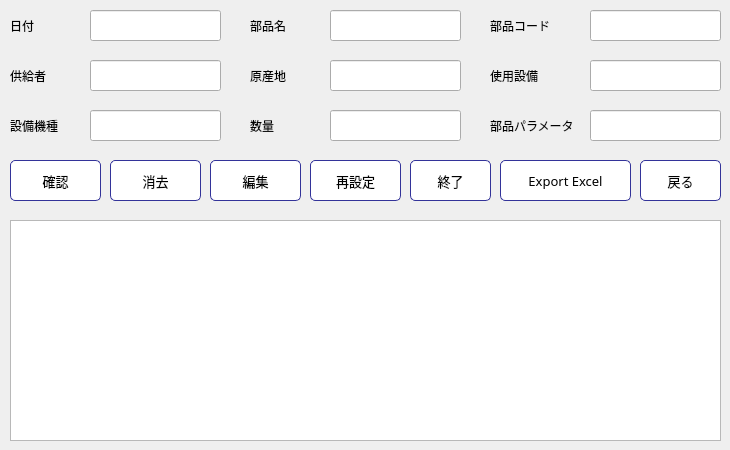
     <widget class="QWidget" name="tab">
      <attribute name="title">
       <string>部品輸入</string>
      </attribute>
      <widget class="QLabel" name="label_3">
       <property name="geometry">
        <rect>
         <x>10</x>
         <y>10</y>
         <width>71</width>
         <height>31</height>
        </rect>
       </property>
       <property name="font">
        <font>
         <family>Yu Mincho</family>
        </font>
       </property>
       <property name="text">
        <string>日付</string>
       </property>
      </widget>
      <widget class="QLabel" name="label_5">
       <property name="geometry">
        <rect>
         <x>250</x>
         <y>10</y>
         <width>71</width>
         <height>31</height>
        </rect>
       </property>
       <property name="font">
        <font>
         <family>Yu Mincho</family>
        </font>
       </property>
       <property name="text">
        <string>部品名</string>
       </property>
      </widget>
      <widget class="QLabel" name="label_6">
       <property name="geometry">
        <rect>
         <x>490</x>
         <y>10</y>
         <width>91</width>
         <height>31</height>
        </rect>
       </property>
       <property name="font">
        <font>
         <family>Yu Mincho</family>
        </font>
       </property>
       <property name="text">
        <string>部品コード</string>
       </property>
      </widget>
      <widget class="QLabel" name="label_7">
       <property name="geometry">
        <rect>
         <x>10</x>
         <y>60</y>
         <width>71</width>
         <height>31</height>
        </rect>
       </property>
       <property name="font">
        <font>
         <family>Yu Mincho</family>
        </font>
       </property>
       <property name="text">
        <string>供給者</string>
       </property>
      </widget>
      <widget class="QLabel" name="label_8">
       <property name="geometry">
        <rect>
         <x>250</x>
         <y>60</y>
         <width>71</width>
         <height>31</height>
        </rect>
       </property>
       <property name="font">
        <font>
         <family>Yu Mincho</family>
        </font>
       </property>
       <property name="text">
        <string>原産地</string>
       </property>
      </widget>
      <widget class="QLabel" name="label_9">
       <property name="geometry">
        <rect>
         <x>490</x>
         <y>60</y>
         <width>91</width>
         <height>31</height>
        </rect>
       </property>
       <property name="font">
        <font>
         <family>Yu Mincho</family>
        </font>
       </property>
       <property name="text">
        <string>使用設備</string>
       </property>
      </widget>
      <widget class="QLabel" name="label_10">
       <property name="geometry">
        <rect>
         <x>10</x>
         <y>110</y>
         <width>71</width>
         <height>31</height>
        </rect>
       </property>
       <property name="font">
        <font>
         <family>Yu Mincho</family>
        </font>
       </property>
       <property name="text">
        <string>設備機種</string>
       </property>
      </widget>
      <widget class="QLabel" name="label_11">
       <property name="geometry">
        <rect>
         <x>250</x>
         <y>110</y>
         <width>71</width>
         <height>31</height>
        </rect>
       </property>
       <property name="font">
        <font>
         <family>Yu Mincho</family>
        </font>
       </property>
       <property name="text">
        <string>数量</string>
       </property>
      </widget>
      <widget class="QLabel" name="label_12">
       <property name="geometry">
        <rect>
         <x>490</x>
         <y>110</y>
         <width>91</width>
         <height>31</height>
        </rect>
       </property>
       <property name="font">
        <font>
         <family>Yu Mincho</family>
        </font>
       </property>
       <property name="text">
        <string>部品パラメータ</string>
       </property>
      </widget>
      <widget class="QPushButton" name="ImportButton">
       <property name="geometry">
        <rect>
         <x>10</x>
         <y>160</y>
         <width>91</width>
         <height>41</height>
        </rect>
       </property>
       <property name="font">
        <font>
         <family>Yu Mincho</family>
         <pointsize>10</pointsize>
        </font>
       </property>
       <property name="cursor">
        <cursorShape>PointingHandCursor</cursorShape>
       </property>
       <property name="styleSheet">
        <string notr="true">QPushButton#ImportButton {
color: rgb(0, 0, 0);
background-color: rgb(255, 255, 255);
border-color: #339;
border-style: solid;
border-width: 1px;
border-radius: 5px;
}
QPushButton#ImportButton:pressed {
background-color: qlineargradient(spread:pad, x1:0, y1:0, x2:1, y2:1, stop:0 rgba(56, 108, 168, 255), stop:1 rgba(115, 234, 255, 255));
}
</string>
       </property>
       <property name="text">
        <string>確認</string>
       </property>
       <property name="icon">
        <iconset>
         <activeon>:/img/insert.png</activeon>
        </iconset>
       </property>
       <property name="iconSize">
        <size>
         <width>32</width>
         <height>32</height>
        </size>
       </property>
      </widget>
      <widget class="QPushButton" name="ExitImportButton">
       <property name="geometry">
        <rect>
         <x>410</x>
         <y>160</y>
         <width>81</width>
         <height>41</height>
        </rect>
       </property>
       <property name="font">
        <font>
         <family>Yu Mincho</family>
         <pointsize>10</pointsize>
        </font>
       </property>
       <property name="cursor">
        <cursorShape>PointingHandCursor</cursorShape>
       </property>
       <property name="styleSheet">
        <string notr="true">QPushButton#ExitImportButton {
color: rgb(0, 0, 0);
background-color: rgb(255, 255, 255);
border-color: #339;
border-style: solid;
border-width: 1px;
border-radius: 5px;
}
QPushButton#ExitImportButton:pressed {
background-color: qlineargradient(spread:pad, x1:0, y1:0, x2:1, y2:1, stop:0 rgba(56, 108, 168, 255), stop:1 rgba(115, 234, 255, 255));
}
</string>
       </property>
       <property name="text">
        <string>終了</string>
       </property>
       <property name="icon">
        <iconset>
         <activeon>:/img/exit.png</activeon>
        </iconset>
       </property>
       <property name="iconSize">
        <size>
         <width>32</width>
         <height>32</height>
        </size>
       </property>
      </widget>
      <widget class="QPushButton" name="ResetImportButton">
       <property name="geometry">
        <rect>
         <x>310</x>
         <y>160</y>
         <width>91</width>
         <height>41</height>
        </rect>
       </property>
       <property name="font">
        <font>
         <family>Yu Mincho</family>
         <pointsize>10</pointsize>
        </font>
       </property>
       <property name="cursor">
        <cursorShape>PointingHandCursor</cursorShape>
       </property>
       <property name="styleSheet">
        <string notr="true">QPushButton#ResetImportButton {
color: rgb(0, 0, 0);
background-color: rgb(255, 255, 255);
border-color: #339;
border-style: solid;
border-width: 1px;
border-radius: 5px;
}
QPushButton#ResetImportButton:pressed {
background-color: qlineargradient(spread:pad, x1:0, y1:0, x2:1, y2:1, stop:0 rgba(56, 108, 168, 255), stop:1 rgba(115, 234, 255, 255));
}
</string>
       </property>
       <property name="text">
        <string>再設定</string>
       </property>
       <property name="icon">
        <iconset>
         <activeon>:/img/reset.png</activeon>
        </iconset>
       </property>
       <property name="iconSize">
        <size>
         <width>32</width>
         <height>32</height>
        </size>
       </property>
      </widget>
      <widget class="QPushButton" name="ReturnImportButton">
       <property name="geometry">
        <rect>
         <x>640</x>
         <y>160</y>
         <width>81</width>
         <height>41</height>
        </rect>
       </property>
       <property name="font">
        <font>
         <family>Yu Mincho</family>
         <pointsize>10</pointsize>
        </font>
       </property>
       <property name="cursor">
        <cursorShape>PointingHandCursor</cursorShape>
       </property>
       <property name="styleSheet">
        <string notr="true">QPushButton#ReturnImportButton {
color: rgb(0, 0, 0);
background-color: rgb(255, 255, 255);
border-color: #339;
border-style: solid;
border-width: 1px;
border-radius: 5px;
}
QPushButton#ReturnImportButton:pressed {
background-color: qlineargradient(spread:pad, x1:0, y1:0, x2:1, y2:1, stop:0 rgba(56, 108, 168, 255), stop:1 rgba(115, 234, 255, 255));
}
</string>
       </property>
       <property name="text">
        <string>戻る</string>
       </property>
       <property name="icon">
        <iconset>
         <activeon>:/img/return.png</activeon>
        </iconset>
       </property>
       <property name="iconSize">
        <size>
         <width>32</width>
         <height>32</height>
        </size>
       </property>
      </widget>
      <widget class="QLineEdit" name="DateImportText">
       <property name="geometry">
        <rect>
         <x>90</x>
         <y>10</y>
         <width>131</width>
         <height>31</height>
        </rect>
       </property>
       <property name="font">
        <font>
         <family>Yu Mincho</family>
        </font>
       </property>
       <property name="placeholderText">
        <string/>
       </property>
      </widget>
      <widget class="QLineEdit" name="SupplierNameText">
       <property name="geometry">
        <rect>
         <x>90</x>
         <y>60</y>
         <width>131</width>
         <height>31</height>
        </rect>
       </property>
       <property name="font">
        <font>
         <family>Yu Mincho</family>
        </font>
       </property>
      </widget>
      <widget class="QLineEdit" name="FromText">
       <property name="geometry">
        <rect>
         <x>330</x>
         <y>60</y>
         <width>131</width>
         <height>31</height>
        </rect>
       </property>
       <property name="font">
        <font>
         <family>Yu Mincho</family>
        </font>
       </property>
      </widget>
      <widget class="QLineEdit" name="UseForEqImportText">
       <property name="geometry">
        <rect>
         <x>590</x>
         <y>60</y>
         <width>131</width>
         <height>31</height>
        </rect>
       </property>
       <property name="font">
        <font>
         <family>Yu Mincho</family>
        </font>
       </property>
      </widget>
      <widget class="QLineEdit" name="ModelEqImportText">
       <property name="geometry">
        <rect>
         <x>90</x>
         <y>110</y>
         <width>131</width>
         <height>31</height>
        </rect>
       </property>
       <property name="font">
        <font>
         <family>Yu Mincho</family>
        </font>
       </property>
      </widget>
      <widget class="QLineEdit" name="QualImportText">
       <property name="geometry">
        <rect>
         <x>330</x>
         <y>110</y>
         <width>131</width>
         <height>31</height>
        </rect>
       </property>
       <property name="font">
        <font>
         <family>Yu Mincho</family>
        </font>
       </property>
      </widget>
      <widget class="QLineEdit" name="PartDesText">
       <property name="geometry">
        <rect>
         <x>590</x>
         <y>110</y>
         <width>131</width>
         <height>31</height>
        </rect>
       </property>
       <property name="font">
        <font>
         <family>Yu Mincho</family>
        </font>
       </property>
      </widget>
      <widget class="QTableView" name="tableViewImport">
       <property name="geometry">
        <rect>
         <x>10</x>
         <y>220</y>
         <width>711</width>
         <height>221</height>
        </rect>
       </property>
       <property name="selectionBehavior">
        <enum>QAbstractItemView::SelectRows</enum>
       </property>
      </widget>
      <widget class="QLineEdit" name="PartCodeImportText">
       <property name="geometry">
        <rect>
         <x>590</x>
         <y>10</y>
         <width>131</width>
         <height>31</height>
        </rect>
       </property>
       <property name="font">
        <font>
         <family>Yu Mincho</family>
        </font>
       </property>
      </widget>
      <widget class="QLineEdit" name="PartNameImportText">
       <property name="geometry">
        <rect>
         <x>330</x>
         <y>10</y>
         <width>131</width>
         <height>31</height>
        </rect>
       </property>
       <property name="font">
        <font>
         <family>Yu Mincho</family>
        </font>
       </property>
      </widget>
      <widget class="QPushButton" name="DeleteImport">
       <property name="geometry">
        <rect>
         <x>110</x>
         <y>160</y>
         <width>91</width>
         <height>41</height>
        </rect>
       </property>
       <property name="font">
        <font>
         <family>Yu Mincho</family>
         <pointsize>10</pointsize>
        </font>
       </property>
       <property name="cursor">
        <cursorShape>PointingHandCursor</cursorShape>
       </property>
       <property name="styleSheet">
        <string notr="true">QPushButton#DeleteImport {
color: rgb(0, 0, 0);
background-color: rgb(255, 255, 255);
border-color: #339;
border-style: solid;
border-width: 1px;
border-radius: 5px;
}
QPushButton#DeleteImport:pressed {
background-color: qlineargradient(spread:pad, x1:0, y1:0, x2:1, y2:1, stop:0 rgba(56, 108, 168, 255), stop:1 rgba(115, 234, 255, 255));
}
</string>
       </property>
       <property name="text">
        <string>消去</string>
       </property>
       <property name="icon">
        <iconset>
         <activeon>:/img/delete.png</activeon>
        </iconset>
       </property>
       <property name="iconSize">
        <size>
         <width>32</width>
         <height>32</height>
        </size>
       </property>
      </widget>
      <widget class="QPushButton" name="EditImport">
       <property name="geometry">
        <rect>
         <x>210</x>
         <y>160</y>
         <width>91</width>
         <height>41</height>
        </rect>
       </property>
       <property name="font">
        <font>
         <family>Yu Mincho</family>
         <pointsize>10</pointsize>
        </font>
       </property>
       <property name="cursor">
        <cursorShape>PointingHandCursor</cursorShape>
       </property>
       <property name="styleSheet">
        <string notr="true">QPushButton#EditImport {
color: rgb(0, 0, 0);
background-color: rgb(255, 255, 255);
border-color: #339;
border-style: solid;
border-width: 1px;
border-radius: 5px;
}
QPushButton#EditImport:pressed {
background-color: qlineargradient(spread:pad, x1:0, y1:0, x2:1, y2:1, stop:0 rgba(56, 108, 168, 255), stop:1 rgba(115, 234, 255, 255));
}
</string>
       </property>
       <property name="text">
        <string>編集</string>
       </property>
       <property name="icon">
        <iconset>
         <activeon>:/img/editRecord.png</activeon>
        </iconset>
       </property>
       <property name="iconSize">
        <size>
         <width>32</width>
         <height>32</height>
        </size>
       </property>
      </widget>
      <widget class="QPushButton" name="SaveExcelImportButton">
       <property name="geometry">
        <rect>
         <x>500</x>
         <y>160</y>
         <width>131</width>
         <height>41</height>
        </rect>
       </property>
       <property name="font">
        <font>
         <family>Yu Mincho</family>
         <pointsize>10</pointsize>
        </font>
       </property>
       <property name="cursor">
        <cursorShape>PointingHandCursor</cursorShape>
       </property>
       <property name="styleSheet">
        <string notr="true">QPushButton#SaveExcelImportButton {
color: rgb(0, 0, 0);
background-color: rgb(255, 255, 255);
border-color: #339;
border-style: solid;
border-width: 1px;
border-radius: 5px;
}
QPushButton#SaveExcelImportButton:pressed {
background-color: qlineargradient(spread:pad, x1:0, y1:0, x2:1, y2:1, stop:0 rgba(56, 108, 168, 255), stop:1 rgba(115, 234, 255, 255));
}
</string>
       </property>
       <property name="text">
        <string>Export Excel</string>
       </property>
       <property name="icon">
        <iconset>
         <activeon>:/img/exportExcel.png</activeon>
        </iconset>
       </property>
       <property name="iconSize">
        <size>
         <width>32</width>
         <height>32</height>
        </size>
       </property>
      </widget>
     </widget>
